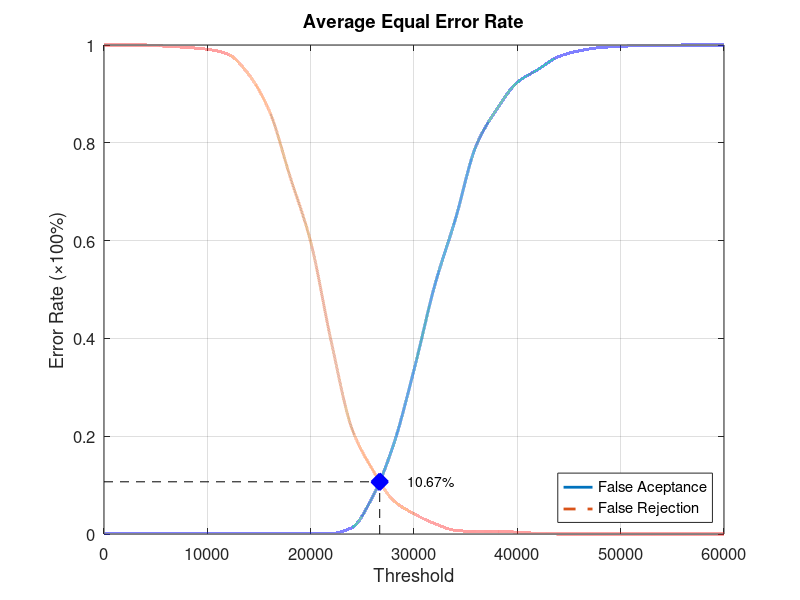
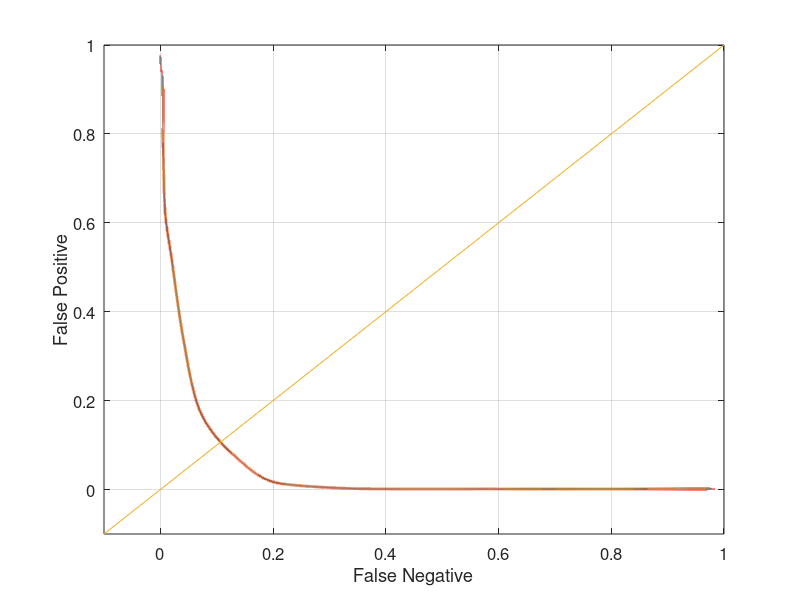

Source code (MATLAB) for these figures, in order:
function yEER = Experiment1Average
close all;
clear;
clc;
x = 0:2000:60000;
xq = 0:0.5:60000;

y0 = [0 0.00131579 0.00131579 0.00131579 0.00131579 0.00131579 0.00131579 0.00131579 0.00131579 0.00131579 0.00131579 0.00131579 0.0131579 0.0763158 0.181579 0.335526 0.507895 0.643421 0.793421 0.868421 0.923684 0.95 0.976316 0.988158 0.994737 0.997368 0.998684 0.998684 1 1 1];
yy0 = interp1(x, y0, xq, 'pchip');
y1 = [1 1 1 0.9975 0.995 0.99125 0.98125 0.94 0.865 0.73125 0.5975 0.3925 0.215 0.13125 0.06875 0.04125 0.02125 0.0075 0.005 0.005 0.00375 0.00125 0 0 0 0 0 0 0 0 0];
yy1 = interp1(x, y1, xq, 'pchip');

% Calculating EER: 
y2 = abs(y0 - y1);
find(y2 == min(y2))
yy2 = abs(yy0 - yy1);
xEER = find(yy2 == min(yy2));
xEERIndex = xq(xEER) % X-axis EER
yEER = yy0(xEER) % Y-axis EER

main = figure
plot(xq, yy0,'-','LineWidth', 2);	hold on
plot(xq, yy1,'--','LineWidth', 2);	hold on
plot([xEERIndex xEERIndex], [0 yEER], 'k--');	hold on
plot([0 xEERIndex], [yEER yEER], 'k--');	hold on
plot(xEERIndex, yEER, 'bx', 'LineWidth', 10);	hold on
text(xEERIndex + 10 * xEERIndex / 100, yEER, [num2str(round((10000 * yEER)) / 100) '%'])
legend('False Aceptance', 'False Rejection', 'Location', 'SouthEast')
xlabel('Threshold')
ylabel('Error Rate (\times100%)')
title('Average Equal Error Rate')
set(gca, 'FontSize', 12)
axis([0 60000 0 1])
grid on

print(main, 'Experiment1AverageMain', '-dpng');
FNRxFPR = figure('Color', [1 1 1]);
plot(yy1, yy0, '-', yy1, yy0, 'LineWidth', 2);
hold on
y = -0.1:0.1:1
plot(y, y); 
set(gca, 'FontSize', 12)
xlabel('False Negative')
ylabel('False Positive')
axis([-0.1 1 -0.1 1])
set(gca, 'FontSize', 12)
grid on

print(FNRxFPR, 'Experiment1AverageFNRxFPR','-dpng');
end
